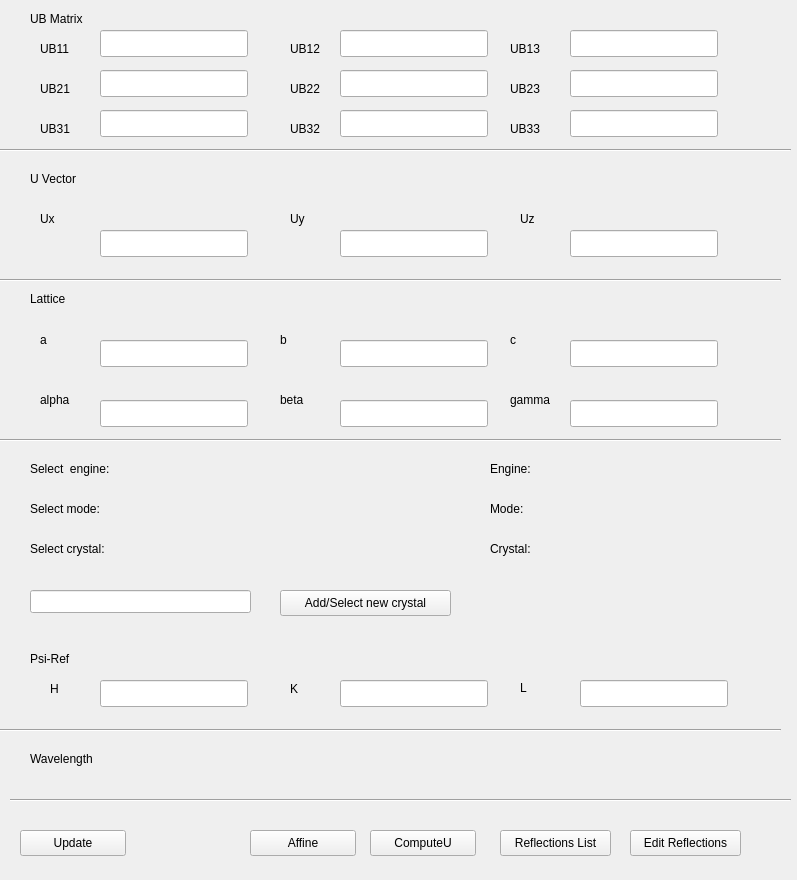
<?xml version="1.0" encoding="UTF-8"?>
<ui version="4.0">
 <class>ubmatrix</class>
 <widget class="TaurusWidget" name="ubmatrix">
  <property name="geometry">
   <rect>
    <x>0</x>
    <y>0</y>
    <width>797</width>
    <height>880</height>
   </rect>
  </property>
  <property name="windowTitle">
   <string>Form</string>
  </property>
  <widget class="QLabel" name="ub11label">
   <property name="geometry">
    <rect>
     <x>40</x>
     <y>40</y>
     <width>41</width>
     <height>17</height>
    </rect>
   </property>
   <property name="text">
    <string>UB11</string>
   </property>
  </widget>
  <widget class="TaurusValueLineEdit" name="taurusub11value">
   <property name="geometry">
    <rect>
     <x>100</x>
     <y>30</y>
     <width>148</width>
     <height>27</height>
    </rect>
   </property>
   <property name="readOnly">
    <bool>true</bool>
   </property>
  </widget>
  <widget class="QPushButton" name="UpdateButton">
   <property name="geometry">
    <rect>
     <x>20</x>
     <y>830</y>
     <width>106</width>
     <height>26</height>
    </rect>
   </property>
   <property name="text">
    <string>Update</string>
   </property>
  </widget>
  <widget class="QLabel" name="ub12label">
   <property name="geometry">
    <rect>
     <x>290</x>
     <y>40</y>
     <width>41</width>
     <height>17</height>
    </rect>
   </property>
   <property name="text">
    <string>UB12</string>
   </property>
  </widget>
  <widget class="QLabel" name="ub13label">
   <property name="geometry">
    <rect>
     <x>510</x>
     <y>40</y>
     <width>41</width>
     <height>17</height>
    </rect>
   </property>
   <property name="text">
    <string>UB13</string>
   </property>
  </widget>
  <widget class="QLabel" name="ub21label">
   <property name="geometry">
    <rect>
     <x>40</x>
     <y>80</y>
     <width>41</width>
     <height>17</height>
    </rect>
   </property>
   <property name="text">
    <string>UB21</string>
   </property>
  </widget>
  <widget class="QLabel" name="ub22label">
   <property name="geometry">
    <rect>
     <x>290</x>
     <y>80</y>
     <width>41</width>
     <height>17</height>
    </rect>
   </property>
   <property name="text">
    <string>UB22</string>
   </property>
  </widget>
  <widget class="QLabel" name="ub23label">
   <property name="geometry">
    <rect>
     <x>510</x>
     <y>80</y>
     <width>41</width>
     <height>17</height>
    </rect>
   </property>
   <property name="text">
    <string>UB23</string>
   </property>
  </widget>
  <widget class="QLabel" name="ub31label">
   <property name="geometry">
    <rect>
     <x>40</x>
     <y>120</y>
     <width>41</width>
     <height>17</height>
    </rect>
   </property>
   <property name="text">
    <string>UB31</string>
   </property>
  </widget>
  <widget class="QLabel" name="ub32label">
   <property name="geometry">
    <rect>
     <x>290</x>
     <y>120</y>
     <width>41</width>
     <height>17</height>
    </rect>
   </property>
   <property name="text">
    <string>UB32</string>
   </property>
  </widget>
  <widget class="QLabel" name="ub33label">
   <property name="geometry">
    <rect>
     <x>510</x>
     <y>120</y>
     <width>41</width>
     <height>17</height>
    </rect>
   </property>
   <property name="text">
    <string>UB33</string>
   </property>
  </widget>
  <widget class="TaurusValueLineEdit" name="taurusub12value">
   <property name="geometry">
    <rect>
     <x>340</x>
     <y>30</y>
     <width>148</width>
     <height>27</height>
    </rect>
   </property>
   <property name="readOnly">
    <bool>true</bool>
   </property>
  </widget>
  <widget class="TaurusValueLineEdit" name="taurusub13value">
   <property name="geometry">
    <rect>
     <x>570</x>
     <y>30</y>
     <width>148</width>
     <height>27</height>
    </rect>
   </property>
   <property name="readOnly">
    <bool>true</bool>
   </property>
  </widget>
  <widget class="TaurusValueLineEdit" name="taurusub21value">
   <property name="geometry">
    <rect>
     <x>100</x>
     <y>70</y>
     <width>148</width>
     <height>27</height>
    </rect>
   </property>
   <property name="readOnly">
    <bool>true</bool>
   </property>
  </widget>
  <widget class="TaurusValueLineEdit" name="taurusub22value">
   <property name="geometry">
    <rect>
     <x>340</x>
     <y>70</y>
     <width>148</width>
     <height>27</height>
    </rect>
   </property>
   <property name="readOnly">
    <bool>true</bool>
   </property>
  </widget>
  <widget class="TaurusValueLineEdit" name="taurusub23value">
   <property name="geometry">
    <rect>
     <x>570</x>
     <y>70</y>
     <width>148</width>
     <height>27</height>
    </rect>
   </property>
   <property name="readOnly">
    <bool>true</bool>
   </property>
  </widget>
  <widget class="TaurusValueLineEdit" name="taurusub31value">
   <property name="geometry">
    <rect>
     <x>100</x>
     <y>110</y>
     <width>148</width>
     <height>27</height>
    </rect>
   </property>
   <property name="readOnly">
    <bool>true</bool>
   </property>
  </widget>
  <widget class="TaurusValueLineEdit" name="taurusub32value">
   <property name="geometry">
    <rect>
     <x>340</x>
     <y>110</y>
     <width>148</width>
     <height>27</height>
    </rect>
   </property>
   <property name="readOnly">
    <bool>true</bool>
   </property>
  </widget>
  <widget class="TaurusValueLineEdit" name="taurusub33value">
   <property name="geometry">
    <rect>
     <x>570</x>
     <y>110</y>
     <width>148</width>
     <height>27</height>
    </rect>
   </property>
   <property name="readOnly">
    <bool>true</bool>
   </property>
  </widget>
  <widget class="QPushButton" name="ComputeUButton">
   <property name="geometry">
    <rect>
     <x>370</x>
     <y>830</y>
     <width>106</width>
     <height>26</height>
    </rect>
   </property>
   <property name="text">
    <string>ComputeU</string>
   </property>
  </widget>
  <widget class="Line" name="line">
   <property name="geometry">
    <rect>
     <x>0</x>
     <y>140</y>
     <width>791</width>
     <height>20</height>
    </rect>
   </property>
   <property name="orientation">
    <enum>Qt::Horizontal</enum>
   </property>
  </widget>
  <widget class="TaurusValueLineEdit" name="taurusuxeditvalue">
   <property name="geometry">
    <rect>
     <x>100</x>
     <y>230</y>
     <width>148</width>
     <height>27</height>
    </rect>
   </property>
  </widget>
  <widget class="TaurusValueLineEdit" name="taurusuyeditvalue">
   <property name="geometry">
    <rect>
     <x>340</x>
     <y>230</y>
     <width>148</width>
     <height>27</height>
    </rect>
   </property>
  </widget>
  <widget class="QLabel" name="uxlabel">
   <property name="geometry">
    <rect>
     <x>40</x>
     <y>210</y>
     <width>41</width>
     <height>17</height>
    </rect>
   </property>
   <property name="text">
    <string>Ux</string>
   </property>
  </widget>
  <widget class="TaurusValueLineEdit" name="taurusuzeditvalue">
   <property name="geometry">
    <rect>
     <x>570</x>
     <y>230</y>
     <width>148</width>
     <height>27</height>
    </rect>
   </property>
  </widget>
  <widget class="QLabel" name="uylabel">
   <property name="geometry">
    <rect>
     <x>290</x>
     <y>210</y>
     <width>41</width>
     <height>17</height>
    </rect>
   </property>
   <property name="text">
    <string>Uy</string>
   </property>
  </widget>
  <widget class="QLabel" name="uzlabel">
   <property name="geometry">
    <rect>
     <x>520</x>
     <y>210</y>
     <width>41</width>
     <height>17</height>
    </rect>
   </property>
   <property name="text">
    <string>Uz</string>
   </property>
  </widget>
  <widget class="Line" name="line_2">
   <property name="geometry">
    <rect>
     <x>0</x>
     <y>270</y>
     <width>781</width>
     <height>20</height>
    </rect>
   </property>
   <property name="orientation">
    <enum>Qt::Horizontal</enum>
   </property>
  </widget>
  <widget class="QLabel" name="ublabel">
   <property name="geometry">
    <rect>
     <x>30</x>
     <y>10</y>
     <width>71</width>
     <height>17</height>
    </rect>
   </property>
   <property name="text">
    <string>UB Matrix</string>
   </property>
  </widget>
  <widget class="QLabel" name="uvector_label">
   <property name="geometry">
    <rect>
     <x>30</x>
     <y>170</y>
     <width>71</width>
     <height>17</height>
    </rect>
   </property>
   <property name="text">
    <string>U Vector</string>
   </property>
  </widget>
  <widget class="QLabel" name="lattice_label">
   <property name="geometry">
    <rect>
     <x>30</x>
     <y>290</y>
     <width>71</width>
     <height>17</height>
    </rect>
   </property>
   <property name="text">
    <string>Lattice</string>
   </property>
  </widget>
  <widget class="QLabel" name="a_lattice_label">
   <property name="geometry">
    <rect>
     <x>40</x>
     <y>330</y>
     <width>21</width>
     <height>20</height>
    </rect>
   </property>
   <property name="text">
    <string>a</string>
   </property>
  </widget>
  <widget class="QLabel" name="b_lattice_label">
   <property name="geometry">
    <rect>
     <x>280</x>
     <y>330</y>
     <width>21</width>
     <height>20</height>
    </rect>
   </property>
   <property name="text">
    <string>b</string>
   </property>
  </widget>
  <widget class="QLabel" name="c_lattice_label">
   <property name="geometry">
    <rect>
     <x>510</x>
     <y>330</y>
     <width>21</width>
     <height>20</height>
    </rect>
   </property>
   <property name="text">
    <string>c</string>
   </property>
  </widget>
  <widget class="QLabel" name="alpha_lattice_label">
   <property name="geometry">
    <rect>
     <x>40</x>
     <y>390</y>
     <width>41</width>
     <height>20</height>
    </rect>
   </property>
   <property name="text">
    <string>alpha</string>
   </property>
  </widget>
  <widget class="QLabel" name="beta_lattice_label">
   <property name="geometry">
    <rect>
     <x>280</x>
     <y>390</y>
     <width>41</width>
     <height>20</height>
    </rect>
   </property>
   <property name="text">
    <string>beta</string>
   </property>
  </widget>
  <widget class="QLabel" name="gamma_lattice_label">
   <property name="geometry">
    <rect>
     <x>510</x>
     <y>390</y>
     <width>61</width>
     <height>20</height>
    </rect>
   </property>
   <property name="text">
    <string>gamma</string>
   </property>
  </widget>
  <widget class="TaurusValueLineEdit" name="taurusalatticeeditvalue">
   <property name="geometry">
    <rect>
     <x>100</x>
     <y>340</y>
     <width>148</width>
     <height>27</height>
    </rect>
   </property>
  </widget>
  <widget class="TaurusValueLineEdit" name="taurusblatticeeditvalue">
   <property name="geometry">
    <rect>
     <x>340</x>
     <y>340</y>
     <width>148</width>
     <height>27</height>
    </rect>
   </property>
  </widget>
  <widget class="TaurusValueLineEdit" name="taurusclatticeeditvalue">
   <property name="geometry">
    <rect>
     <x>570</x>
     <y>340</y>
     <width>148</width>
     <height>27</height>
    </rect>
   </property>
  </widget>
  <widget class="TaurusValueLineEdit" name="taurusalphalatticeeditvalue">
   <property name="geometry">
    <rect>
     <x>100</x>
     <y>400</y>
     <width>148</width>
     <height>27</height>
    </rect>
   </property>
  </widget>
  <widget class="TaurusValueLineEdit" name="taurusbetalatticeeditvalue">
   <property name="geometry">
    <rect>
     <x>340</x>
     <y>400</y>
     <width>148</width>
     <height>27</height>
    </rect>
   </property>
  </widget>
  <widget class="TaurusValueLineEdit" name="taurusgammalatticeeditvalue">
   <property name="geometry">
    <rect>
     <x>570</x>
     <y>400</y>
     <width>148</width>
     <height>27</height>
    </rect>
   </property>
  </widget>
  <widget class="Line" name="line_3">
   <property name="geometry">
    <rect>
     <x>0</x>
     <y>430</y>
     <width>781</width>
     <height>20</height>
    </rect>
   </property>
   <property name="orientation">
    <enum>Qt::Horizontal</enum>
   </property>
  </widget>
  <widget class="QPushButton" name="ReflectionsListButton">
   <property name="geometry">
    <rect>
     <x>500</x>
     <y>830</y>
     <width>111</width>
     <height>26</height>
    </rect>
   </property>
   <property name="text">
    <string>Reflections List</string>
   </property>
  </widget>
  <widget class="TaurusLabel" name="taurusuxvalue">
   <property name="geometry">
    <rect>
     <x>100</x>
     <y>200</y>
     <width>148</width>
     <height>20</height>
    </rect>
   </property>
  </widget>
  <widget class="TaurusLabel" name="taurusuyvalue">
   <property name="geometry">
    <rect>
     <x>340</x>
     <y>200</y>
     <width>148</width>
     <height>20</height>
    </rect>
   </property>
  </widget>
  <widget class="TaurusLabel" name="taurusuzvalue">
   <property name="geometry">
    <rect>
     <x>570</x>
     <y>200</y>
     <width>148</width>
     <height>20</height>
    </rect>
   </property>
  </widget>
  <widget class="TaurusLabel" name="taurusalatticevalue">
   <property name="geometry">
    <rect>
     <x>100</x>
     <y>320</y>
     <width>148</width>
     <height>20</height>
    </rect>
   </property>
  </widget>
  <widget class="TaurusLabel" name="taurusblatticevalue">
   <property name="geometry">
    <rect>
     <x>340</x>
     <y>320</y>
     <width>148</width>
     <height>20</height>
    </rect>
   </property>
  </widget>
  <widget class="TaurusLabel" name="taurusclatticevalue">
   <property name="geometry">
    <rect>
     <x>570</x>
     <y>320</y>
     <width>148</width>
     <height>20</height>
    </rect>
   </property>
  </widget>
  <widget class="TaurusLabel" name="taurusalphalatticevalue">
   <property name="geometry">
    <rect>
     <x>100</x>
     <y>380</y>
     <width>148</width>
     <height>20</height>
    </rect>
   </property>
  </widget>
  <widget class="TaurusLabel" name="taurusbetalatticevalue">
   <property name="geometry">
    <rect>
     <x>340</x>
     <y>380</y>
     <width>148</width>
     <height>20</height>
    </rect>
   </property>
  </widget>
  <widget class="TaurusLabel" name="taurusgammalatticevalue">
   <property name="geometry">
    <rect>
     <x>570</x>
     <y>380</y>
     <width>148</width>
     <height>20</height>
    </rect>
   </property>
  </widget>
  <widget class="QPushButton" name="EditReflectionsButton">
   <property name="geometry">
    <rect>
     <x>630</x>
     <y>830</y>
     <width>111</width>
     <height>26</height>
    </rect>
   </property>
   <property name="text">
    <string>Edit Reflections</string>
   </property>
  </widget>
  <widget class="QLabel" name="psiref_label">
   <property name="geometry">
    <rect>
     <x>30</x>
     <y>650</y>
     <width>71</width>
     <height>17</height>
    </rect>
   </property>
   <property name="text">
    <string>Psi-Ref</string>
   </property>
  </widget>
  <widget class="QLabel" name="h_label">
   <property name="geometry">
    <rect>
     <x>50</x>
     <y>680</y>
     <width>21</width>
     <height>17</height>
    </rect>
   </property>
   <property name="text">
    <string>H</string>
   </property>
  </widget>
  <widget class="QLabel" name="l_label">
   <property name="geometry">
    <rect>
     <x>520</x>
     <y>680</y>
     <width>21</width>
     <height>16</height>
    </rect>
   </property>
   <property name="text">
    <string>L</string>
   </property>
  </widget>
  <widget class="QLabel" name="k_label">
   <property name="geometry">
    <rect>
     <x>290</x>
     <y>680</y>
     <width>21</width>
     <height>17</height>
    </rect>
   </property>
   <property name="text">
    <string>K</string>
   </property>
  </widget>
  <widget class="TaurusLabel" name="taurusvalue_psirefh">
   <property name="geometry">
    <rect>
     <x>100</x>
     <y>660</y>
     <width>148</width>
     <height>20</height>
    </rect>
   </property>
  </widget>
  <widget class="TaurusLabel" name="taurusvalue_psirefk">
   <property name="geometry">
    <rect>
     <x>340</x>
     <y>660</y>
     <width>148</width>
     <height>20</height>
    </rect>
   </property>
  </widget>
  <widget class="TaurusLabel" name="taurusvalue_psirefl">
   <property name="geometry">
    <rect>
     <x>580</x>
     <y>660</y>
     <width>148</width>
     <height>20</height>
    </rect>
   </property>
  </widget>
  <widget class="TaurusValueLineEdit" name="tauruseditvalue_psirefh">
   <property name="geometry">
    <rect>
     <x>100</x>
     <y>680</y>
     <width>148</width>
     <height>27</height>
    </rect>
   </property>
  </widget>
  <widget class="TaurusValueLineEdit" name="tauruseditvalue_psirefk">
   <property name="geometry">
    <rect>
     <x>340</x>
     <y>680</y>
     <width>148</width>
     <height>27</height>
    </rect>
   </property>
  </widget>
  <widget class="TaurusValueLineEdit" name="tauruseditvalue_psirefl">
   <property name="geometry">
    <rect>
     <x>580</x>
     <y>680</y>
     <width>148</width>
     <height>27</height>
    </rect>
   </property>
  </widget>
  <widget class="QLabel" name="label_15">
   <property name="geometry">
    <rect>
     <x>30</x>
     <y>500</y>
     <width>91</width>
     <height>17</height>
    </rect>
   </property>
   <property name="text">
    <string>Select mode:</string>
   </property>
  </widget>
  <widget class="QLabel" name="label_13">
   <property name="geometry">
    <rect>
     <x>490</x>
     <y>500</y>
     <width>41</width>
     <height>17</height>
    </rect>
   </property>
   <property name="text">
    <string>Mode:</string>
   </property>
  </widget>
  <widget class="TaurusLabel" name="taurusLabelEngine">
   <property name="geometry">
    <rect>
     <x>550</x>
     <y>460</y>
     <width>161</width>
     <height>19</height>
    </rect>
   </property>
  </widget>
  <widget class="TaurusLabel" name="taurusLabelEngineMode">
   <property name="geometry">
    <rect>
     <x>550</x>
     <y>500</y>
     <width>161</width>
     <height>19</height>
    </rect>
   </property>
  </widget>
  <widget class="QLabel" name="label_14">
   <property name="geometry">
    <rect>
     <x>490</x>
     <y>460</y>
     <width>61</width>
     <height>17</height>
    </rect>
   </property>
   <property name="text">
    <string>Engine:</string>
   </property>
  </widget>
  <widget class="QLabel" name="label_16">
   <property name="geometry">
    <rect>
     <x>30</x>
     <y>540</y>
     <width>91</width>
     <height>17</height>
    </rect>
   </property>
   <property name="text">
    <string>Select crystal:</string>
   </property>
  </widget>
  <widget class="Line" name="line_4">
   <property name="geometry">
    <rect>
     <x>0</x>
     <y>720</y>
     <width>781</width>
     <height>20</height>
    </rect>
   </property>
   <property name="orientation">
    <enum>Qt::Horizontal</enum>
   </property>
  </widget>
  <widget class="QLabel" name="label_17">
   <property name="geometry">
    <rect>
     <x>30</x>
     <y>460</y>
     <width>101</width>
     <height>17</height>
    </rect>
   </property>
   <property name="text">
    <string>Select  engine:</string>
   </property>
  </widget>
  <widget class="QLabel" name="label_18">
   <property name="geometry">
    <rect>
     <x>490</x>
     <y>540</y>
     <width>51</width>
     <height>17</height>
    </rect>
   </property>
   <property name="text">
    <string>Crystal:</string>
   </property>
  </widget>
  <widget class="TaurusLabel" name="taurusLabelCrystal">
   <property name="geometry">
    <rect>
     <x>550</x>
     <y>540</y>
     <width>161</width>
     <height>19</height>
    </rect>
   </property>
  </widget>
  <widget class="QPushButton" name="AffineButton">
   <property name="geometry">
    <rect>
     <x>250</x>
     <y>830</y>
     <width>106</width>
     <height>26</height>
    </rect>
   </property>
   <property name="text">
    <string>Affine</string>
   </property>
  </widget>
  <widget class="QPushButton" name="AddCrystalButton">
   <property name="geometry">
    <rect>
     <x>280</x>
     <y>590</y>
     <width>171</width>
     <height>26</height>
    </rect>
   </property>
   <property name="text">
    <string>Add/Select new crystal</string>
   </property>
  </widget>
  <widget class="QLineEdit" name="NewCrystalLineEdit">
   <property name="geometry">
    <rect>
     <x>30</x>
     <y>590</y>
     <width>221</width>
     <height>23</height>
    </rect>
   </property>
  </widget>
  <widget class="Line" name="line_5">
   <property name="geometry">
    <rect>
     <x>10</x>
     <y>790</y>
     <width>781</width>
     <height>20</height>
    </rect>
   </property>
   <property name="orientation">
    <enum>Qt::Horizontal</enum>
   </property>
  </widget>
  <widget class="QLabel" name="wavelength_label">
   <property name="geometry">
    <rect>
     <x>30</x>
     <y>750</y>
     <width>131</width>
     <height>17</height>
    </rect>
   </property>
   <property name="text">
    <string>Wavelength</string>
   </property>
  </widget>
  <widget class="TaurusLabel" name="tauruswavelengthvalue">
   <property name="geometry">
    <rect>
     <x>180</x>
     <y>750</y>
     <width>148</width>
     <height>20</height>
    </rect>
   </property>
  </widget>
 </widget>
 <customwidgets>
  <customwidget>
   <class>TaurusWidget</class>
   <extends>QWidget</extends>
   <header>taurus.qt.qtgui.container</header>
   <container>1</container>
  </customwidget>
  <customwidget>
   <class>TaurusLabel</class>
   <extends>QLabel</extends>
   <header>taurus.qt.qtgui.display</header>
  </customwidget>
  <customwidget>
   <class>TaurusValueLineEdit</class>
   <extends>QLineEdit</extends>
   <header>taurus.qt.qtgui.input</header>
  </customwidget>
 </customwidgets>
 <resources/>
 <connections/>
</ui>
